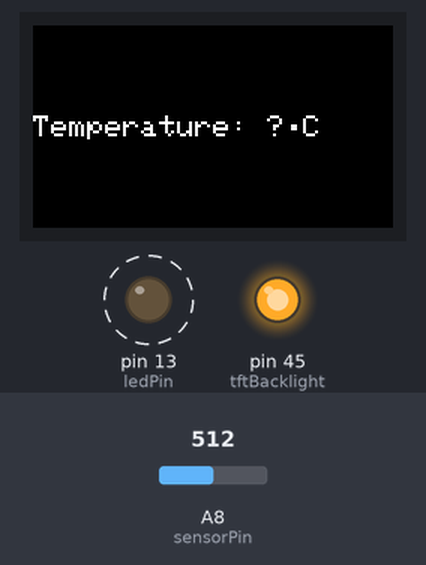
The sketch below on a simulated Arduino Mega 2560, built with avr-gcc and run on an emulated ATmega2560. Parts: 240×135 colour display, output pins drawn as LEDs (lit = HIGH). Dashed ring = blinking. The inputs (shaded band) are chosen by the test bench; at power-on: A8 (sensorPin) = 512. Pins used as bus, display or sensor lines are not drawn.

Above: at 0.2 s.
Timing chart, 0 to 130.0 s (numbered marks = the images above):
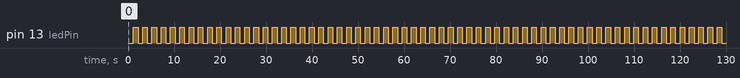

Measured:
- by itself, pin 13 (ledPin): alternates HIGH for 1.0 s and LOW for 1.0 s

The sketch:

thermometer.ino
```cpp
#include <Adafruit_GFX.h>
#include <Adafruit_ST7789.h>

const int tftCs = 7;
const int tftDc = 39;
const int tftRst = 40;
const int tftBacklight = 45;
const int tftI2cPower = 21;
const int sensorPin = 8;
const int ledPin = 13;

const unsigned int temperatureStringSize = 20;

const int samplePeriod = 5000;
const int lowTempLedPeriod = 1000;
const int highTempLedPeriod = 200;
const int loopPeriod = 200;

const int sampleCount = samplePeriod / loopPeriod;
const int lowTempLedCount = lowTempLedPeriod / loopPeriod;
const int highTempLedCount = highTempLedPeriod / loopPeriod;

const float lowTemp = 19.0f;
const float highTemp = 21.0f;

const char degreeSymbol = 248;

int counter = 0;
float temperature = 0.0f;
char temperatureString[temperatureStringSize];
int ledState = LOW;

Adafruit_ST7789 tft = Adafruit_ST7789(tftCs, tftDc, tftRst);

void setup(void) {
  // turn on backlite
  pinMode(tftBacklight, OUTPUT);
  digitalWrite(tftBacklight, HIGH);

  // turn on the TFT / I2C power supply
  pinMode(tftI2cPower, OUTPUT);
  digitalWrite(tftI2cPower, HIGH);
  delay(10);

  // initialize TFT
  tft.init(135, 240); // Init ST7789 240x135
  tft.setRotation(3);

  // initialize LED
  pinMode(ledPin, OUTPUT);

  // get first temperature reading
  updateTemperature();
}

void loop() {
  counter++;
  delay(loopPeriod);

  if (temperature < lowTemp && counter % lowTempLedCount == 0) {
    toggleLed();
  }

  if (temperature > highTemp && counter % highTempLedCount == 0) {
    toggleLed();
  }

  if (counter == sampleCount) {
    updateTemperature();
    counter = 0;
  }
}

void updateTemperature() {
    temperature = getTemperature();
    sprintf(temperatureString, "Temperature: %.1f%cC", temperature, degreeSymbol);
    drawText(temperatureString, ST77XX_WHITE);
    if (temperature >= lowTemp && temperature <= highTemp) {
      ledOff();
    }
}

float getTemperature() {
  int sensorValue = analogRead(sensorPin);
  float voltage = sensorValue / 8192.0 * 2.7;
  return (voltage - 0.424) / 0.00625;
}

void toggleLed() {
  if (ledState == LOW) {
    ledState = HIGH;
  } else {
    ledState = LOW;
  }
  digitalWrite(ledPin, ledState);
}

void ledOff() {
  ledState = LOW;
  digitalWrite(ledPin, ledState);
}

void drawText(char *text, uint16_t color) {
  tft.fillScreen(ST77XX_BLACK);
  tft.setCursor(0, 60);
  tft.setTextColor(color);
  tft.setTextWrap(true);
  tft.setTextSize(2);
  tft.print(text);
}
```
